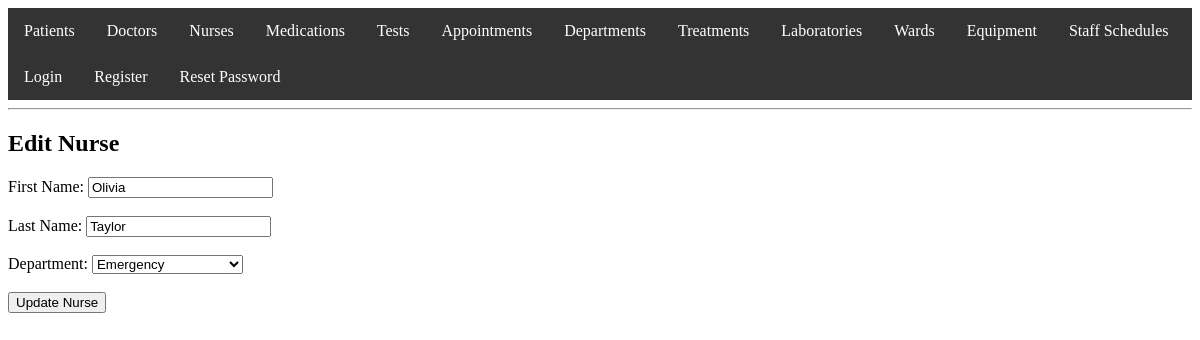
/nurse/edit_nurse_form.php?id=1, run on the app's committed database.
### tables this page shows
CREATE TABLE Nurses (
                        nurse_id INT PRIMARY KEY AUTO_INCREMENT,
                        user_id INT,
                        first_name VARCHAR(50),
                        last_name VARCHAR(50),
                        department_id INT,
                        FOREIGN KEY (user_id) REFERENCES Users(user_id) ON DELETE CASCADE,
                        FOREIGN KEY (department_id) REFERENCES Departments(department_id)
);

CREATE TABLE Departments (
                             department_id INT PRIMARY KEY AUTO_INCREMENT,
                             name VARCHAR(50),
                             description TEXT
);

### nurse/edit_nurse_form.php (the view, shortened to what this page needs)
<?php
include '../auth.php';
include '../header.php';
$nurse_id = $_GET['id'];
$nurse_result = $conn->query("SELECT * FROM Nurses WHERE nurse_id = $nurse_id");
$nurse = $nurse_result->fetch_assoc();
$departments = $conn->query("SELECT * FROM Departments");
?>
<h2>Edit Nurse</h2>
<form action="update_nurse.php" method="post">
    <label for="first_name">First Name:</label>
    <input type="text" name="first_name" id="first_name" value="<?php echo htmlspecialchars($nurse['first_name']); ?>" required><br><br>
    <label for="last_name">Last Name:</label>
    <input type="text" name="last_name" id="last_name" value="<?php echo htmlspecialchars($nurse['last_name']); ?>" required><br><br>
    <label for="department_id">Department:</label>
    <select name="department_id" id="department_id" required>
        <?php while ($department = $departments->fetch_assoc()): ?>
            <option value="<?php echo $department['department_id']; ?>" <?php if ($department['department_id'] == $nurse['department_id']) echo 'selected'; ?>>
                <?php echo htmlspecialchars($department['name']); ?>
            </option>
        <?php endwhile; ?>
    </select><br><br>
    <input type="submit" value="Update Nurse">
</form>
<?php
include '../footer.php';
?>

### data on the page
nurses: first_name "Olivia", last_name "Taylor", department_id "Emergency"
